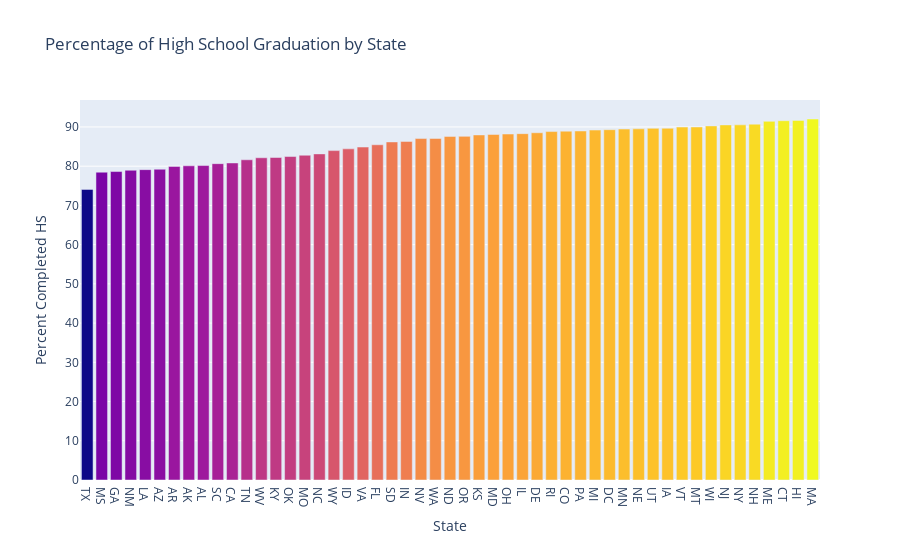

Notebook cell for this chart:
### Code cell
bar_hs = px.bar(df_hsbystate, 
                 x=df_hsbystate['Geographic Area'], 
                 y=df_hsbystate['percent_completed_hs'], 
                 color=df_hsbystate['percent_completed_hs'], 
                 color_continuous_scale='plasma',
                 height=500,
                 title='Percentage of High School Graduation by State')
bar_hs.update_layout(xaxis_title='State', 
                     yaxis_title='Percent Completed HS', 
                     coloraxis_showscale=False
                     )
                    
bar_hs.show()

### Figure 1 — Plotly figure (JSON) as saved in the notebook; plotly's stock layout.template omitted (floating-point values rounded to 4 significant figures)
{"data": [{"alignmentgroup": "True", "hovertemplate": "Geographic Area=%{x}<br>percent_completed_hs=%{marker.color}<extra></extra>", "legendgroup": "", "marker": {"color": [74.09, 78.47, 78.63, 78.97, 79.12, 79.22, 79.95, 80.1, 80.16, 80.65, 80.82, 81.63, 82.14, 82.22, 82.46, 82.79, 83.14, 83.97, 84.42, 84.88, 85.46, 86.18, 86.32, 87.05, 87.07, 87.6, 87.6, 87.97, 88.08, 88.2, 88.29, 88.52, 88.82, 88.93, 88.97, 89.21, 89.3, 89.47, 89.52, 89.64, 89.67, 89.98, 89.99, 90.26, 90.52, 90.54, 90.71, 91.43, 91.59, 91.67, 92.03], "coloraxis": "coloraxis", "pattern": {"shape": ""}}, "name": "", "offsetgroup": "", "orientation": "v", "showlegend": false, "textposition": "auto", "type": "bar", "x": ["TX", "MS", "GA", "NM", "LA", "AZ", "AR", "AK", "AL", "SC", "CA", "TN", "WV", "KY", "OK", "MO", "NC", "WY", "ID", "VA", "FL", "SD", "IN", "NV", "WA", "ND", "OR", "KS", "MD", "OH", "IL", "DE", "RI", "CO", "PA", "MI", "DC", "MN", "NE", "UT", "IA", "VT", "MT", "WI", "NJ", "NY", "NH", "ME", "CT", "HI", "MA"], "xaxis": "x", "y": [74.09, 78.47, 78.63, 78.97, 79.12, 79.22, 79.95, 80.1, 80.16, 80.65, 80.82, 81.63, 82.14, 82.22, 82.46, 82.79, 83.14, 83.97, 84.42, 84.88, 85.46, 86.18, 86.32, 87.05, 87.07, 87.6, 87.6, 87.97, 88.08, 88.2, 88.29, 88.52, 88.82, 88.93, 88.97, 89.21, 89.3, 89.47, 89.52, 89.64, 89.67, 89.98, 89.99, 90.26, 90.52, 90.54, 90.71, 91.43, 91.59, 91.67, 92.03], "yaxis": "y"}], "layout": {"autosize": true, "barmode": "relative", "coloraxis": {"colorbar": {"title": {"text": "percent_completed_hs"}}, "colorscale": [[0, "#0d0887"], [0.1111, "#46039f"], [0.2222, "#7201a8"], [0.3333, "#9c179e"], [0.4444, "#bd3786"], [0.5556, "#d8576b"], [0.6667, "#ed7953"], [0.7778, "#fb9f3a"], [0.8889, "#fdca26"], [1, "#f0f921"]], "showscale": false}, "legend": {"tracegroupgap": 0}, "title": {"text": "Percentage of High School Graduation by State"}, "xaxis": {"anchor": "y", "autorange": true, "domain": [0, 1], "range": [-0.5, 50.5], "title": {"text": "State"}, "type": "category"}, "yaxis": {"anchor": "x", "autorange": true, "domain": [0, 1], "range": [0, 96.87], "title": {"text": "Percent Completed HS"}, "type": "linear"}}}
